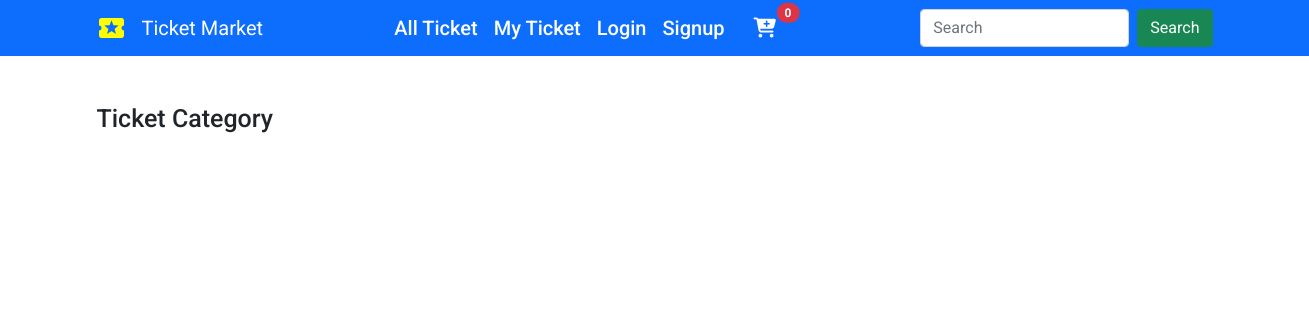
The app's page /, older data.
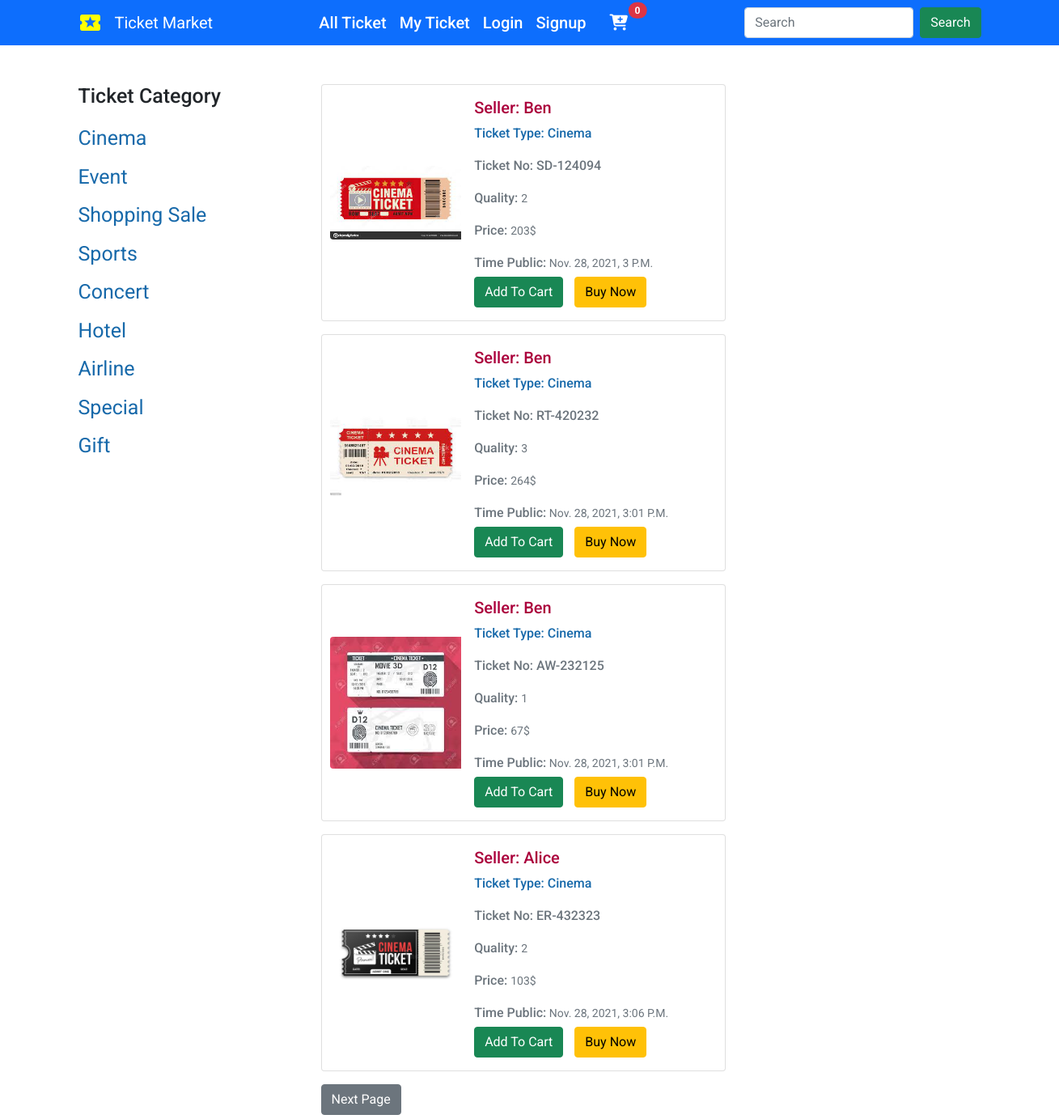
The same page, newer data.
### enroll/models.py (models this page shows, shortened)
class Category(models.Model):
    title = models.CharField(max_length=200)
    def __str__(self):
        return self.title

class Ticket(models.Model):
    name = models.CharField(max_length=100)
    desc = models.CharField(max_length=100)
    email = models.CharField(max_length=100, blank=True, null=True, default=None)
    category = models.ForeignKey(Category,on_delete=models.CASCADE, blank=True, null=True, default=None)
    thumnail =  models.ImageField(default="upload.png", blank=True)
    quality = models.IntegerField(default=0)
    price = models.IntegerField(default=0)
    time_pub = models.DateTimeField(default=timezone.now)
    author = models.ForeignKey(User, on_delete=models.CASCADE, blank=True, null=True, default=None)
    def get_absolute_url(self):
        return reverse('ticket_detail',args=[self.id,])

### enroll/views.py (the view)
# urls.py: path('', views.home_page , name="homepage"),
def home_page(request):
    category = Category.objects.all()
    CATID = request.GET.get('categories')
    stud = Ticket.objects.all()
    if CATID:
        stud = Ticket.objects.filter(category=CATID)
        ticket_paginator = Paginator(stud, 12)
        page_num = request.GET.get('page')
        page = ticket_paginator.get_page(page_num)
    else:
        ticket_paginator = Paginator(stud, 4)
        page_num = request.GET.get('page')
        page = ticket_paginator.get_page(page_num)
    context = {
        'count': ticket_paginator.count,
        'page': page,
        'data': category,
    }
    return render(request, 'enroll/homepage.html', context)

### enroll/templates/enroll/homepage.html (shortened to what this page needs)
{% extends 'enroll/base.html' %} {% block content %}
<div class="content" style="font-family: 'Roboto'">
	<div class="row row-cols-2" style="flex-wrap: nowrap">
		<div class="col" style="width: 300px">
			<h3 style="font-size: 25px">Ticket Category</h3>
			<div style="display: flex; flex-direction: column">
				{% for st in data %}
				<a
					class="text-capitalize"
					href="?categories={{st.id}}"
					style="
						text-decoration: unset;
						font-size: 25px;
						padding-top: 10px;
						color: #1769aa;
					"
					>{{st.title}}</a
				>
				{% endfor %}
			</div>
		</div>
		<div
			class="col"
			style="
				display: flex;
				flex-direction: row;
				flex-wrap: wrap;
				width: 85%;
				padding-bottom: 5px;
			"
		>
			{% for st in page.object_list %}
			<div
				class="card mb-3"
				style="width: 500px; display: flex; margin-right: 16px"
			>
				<div class="row g-0" style="padding-left: 10px">
					<div class="col-md-4" style="display: flex; align-items: center">
						<img
							src="http://127.0.0.1:8000/myticket/{{st.thumnail}}"
							class="img-fluid rounded-start"
							alt=""
						/>
					</div>
					<div class="col-md-8">
						<div
							class="card-body text-capitalize text-secondary"
							style="font-weight: 500"
						>
							<a
								href="{{st.get_absolute_url}}"
								style="text-decoration: unset; color: unset"
							>
								<h5 class="card-title" style="color: #ab003c"
									>Seller: {{st.name}}</h5
								>
								<p class="card-text" style="color: #1769aa; font-weight: 500"
									>Ticket Type: {{st.category}}
								</p>
								<p class="card-text text-secondary" style="font-weight: 500"
									>Ticket No: {{st.desc}}</p
								>
								<p class="card-text"
									>Quality:
									<small class="text-muted"> {{st.quality}} </small>
								</p>
								<p class="card-text"
									>Price:
									<small class="text-muted"> {{st.price}}$ </small>
								</p>
								<p class="card-text">
									Time Public:<small class="text-muted">
										{{st.time_pub}}</small
									></p
								>
							</a>
							<div>
								<a
									href="{% url 'cart_add' st.id %}"
									class="btn btn-success"
									style="margin-top: 5px"
									>Add to cart
								</a>
								<a
									href="{% url 'contact' st.id %}"
									class="btn btn-warning"
									style="margin-top: 5px; margin-left: 10px"
									>Buy Now</a
								>
							</div>
						</div>
					</div>
				</div>
			</div>
			{% endfor %}
			<div
				class="page-links"
				style="
					width: 92.5%;
					display: flex;
					justify-content: space-between;
					align-items: flex-start;
				"
			>
				 {% if page.has_next %}
				<a
					href="{% url 'homepage' %}?page={{ page.next_page_number }}"
					class="btn btn-secondary"
					>Next Page</a
				>
				{% endif %}
			</div>
		</div>
	</div>
</div>
{% endblock content %}

Row changes from the older to the newer data that the page shows:
added Category: title "Cinema"
added Category: title "Event"
added Category: title "Shopping Sale"
added Category: title "Sports"
added Category: title "Concert"
added Category: title "Hotel"
added Category: title "Airline"
added Category: title "Special"
added Category: title "Gift"
added Ticket: thumnail (picture), name "Ben", category "Cinema", desc "SD-124094", quality "2", price "203", time_pub "Nov. 28, 2021, 3 P.m."
added Ticket: thumnail (picture), name "Ben", category "Cinema", desc "RT-420232", quality "3", price "264", time_pub "Nov. 28, 2021, 3:01 P.m."
added Ticket: thumnail (picture), name "Ben", category "Cinema", desc "AW-232125", quality "1", price "67", time_pub "Nov. 28, 2021, 3:01 P.m."
added Ticket: thumnail (picture), name "Alice", category "Cinema", desc "ER-432323", quality "2", price "103", time_pub "Nov. 28, 2021, 3:06 P.m."
Text that changed along with them:
text now shown: "Next Page"
